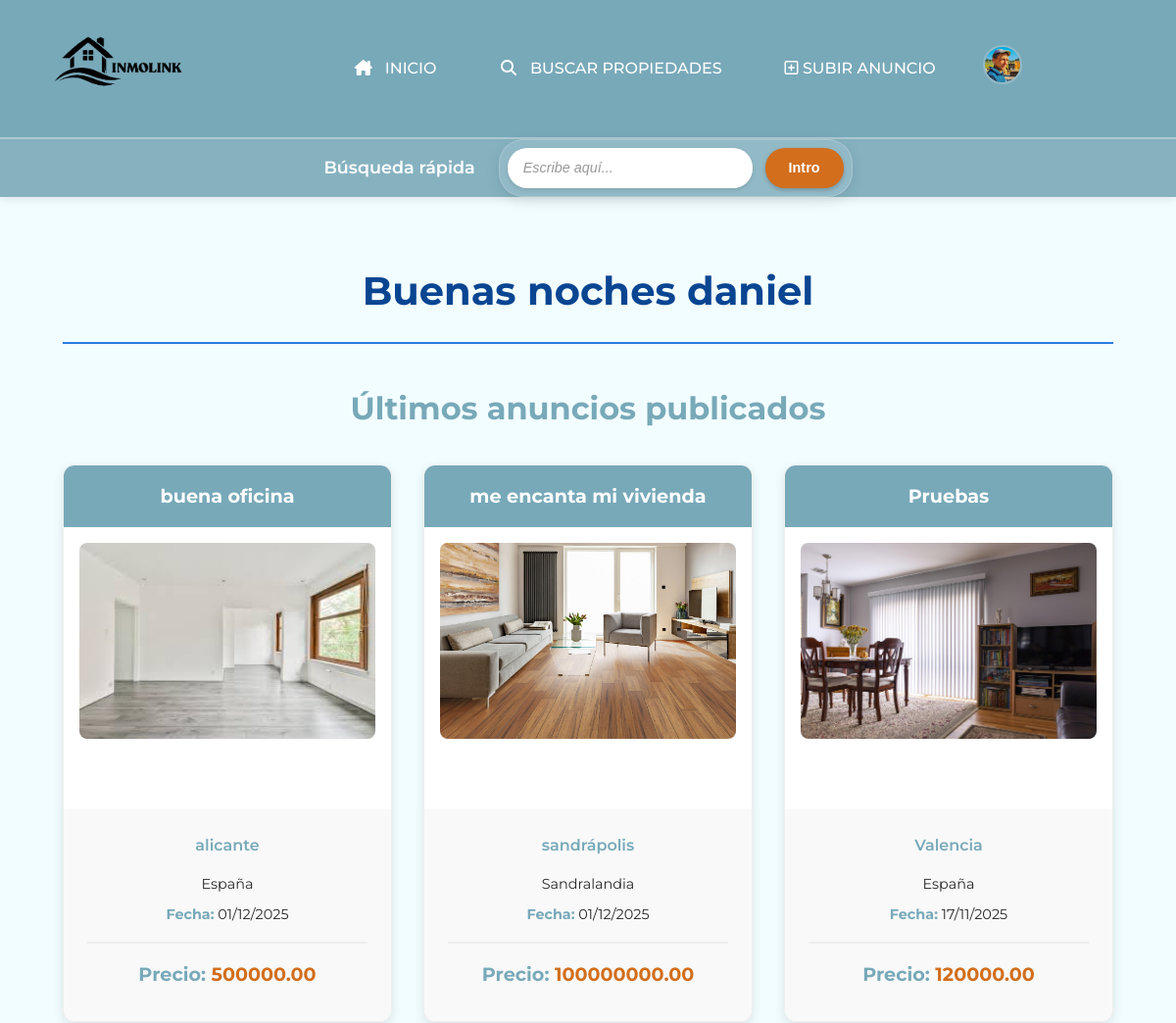
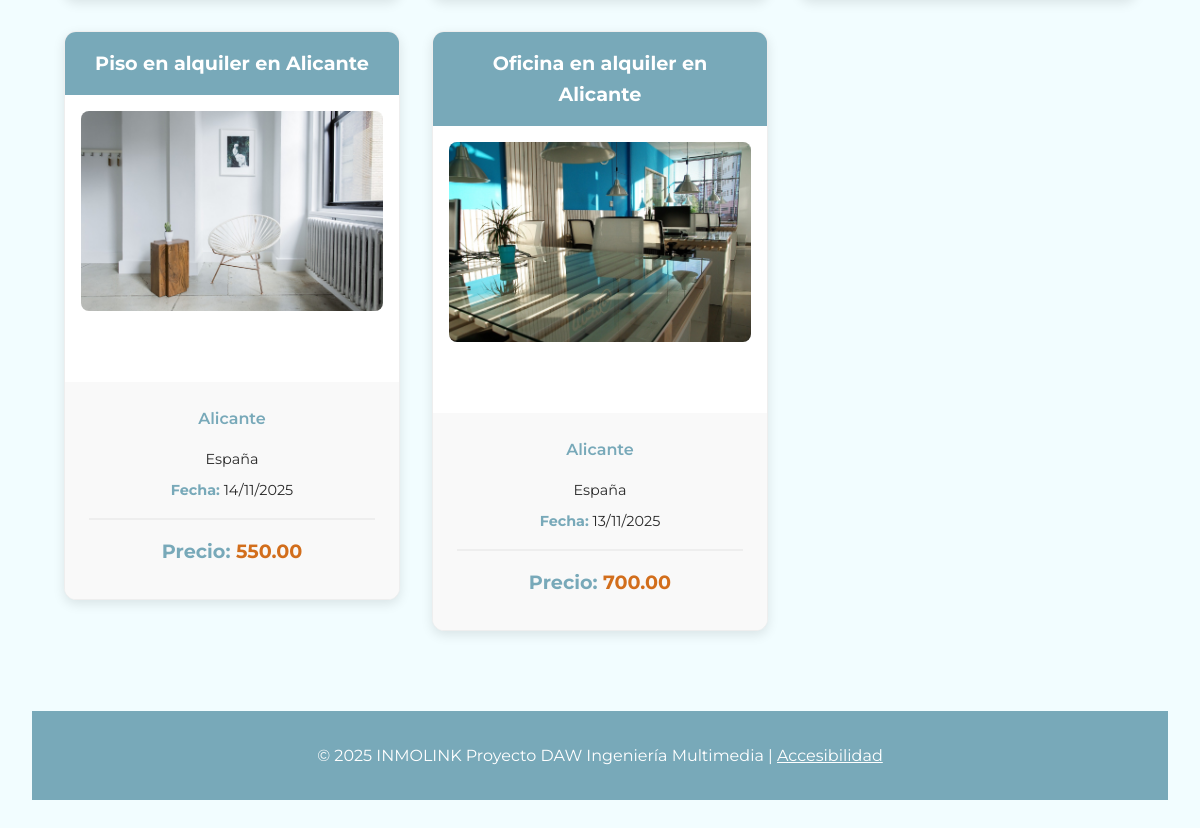
The page /index_user.php (signed in) on the database its author committed (2 pictures, top to bottom).
### tables this page shows
CREATE TABLE `anuncios` (
  `IdAnuncio` int(11) NOT NULL,
  `TAnuncio` smallint(5) UNSIGNED DEFAULT NULL,
  `TVivienda` smallint(5) UNSIGNED DEFAULT NULL,
  `FPrincipal` varchar(255) DEFAULT NULL,
  `Alternativo` varchar(255) NOT NULL,
  `Titulo` varchar(255) DEFAULT NULL,
  `Precio` decimal(12,2) DEFAULT NULL,
  `Texto` text DEFAULT NULL,
  `Ciudad` varchar(255) DEFAULT NULL,
  `Pais` int(11) DEFAULT NULL,
  `Superficie` decimal(10,2) DEFAULT NULL,
  `NHabitaciones` int(11) DEFAULT NULL,
  `NBanyos` int(11) DEFAULT NULL,
  `Planta` int(11) DEFAULT NULL,
  `Anyo` int(11) DEFAULT NULL,
  `FRegistro` datetime NOT NULL DEFAULT current_timestamp(),
  `Usuario` int(11) DEFAULT NULL
);

CREATE TABLE `paises` (
  `IdPais` int(11) NOT NULL,
  `NomPais` varchar(255) NOT NULL
);

### index_user.php (the view, shortened to what this page needs)
<?php
$hora = date('H');
$usuario = isset($_SESSION['usuario']) ? $_SESSION['usuario'] : 'usuario';
if ($hora >= 6 && $hora < 12) {
    $saludo = "Buenos días $usuario";
} elseif ($hora >= 12 && $hora < 16) {
    $saludo = "Hola $usuario";
} elseif ($hora >= 16 && $hora < 20) {
    $saludo = "Buenas tardes $usuario";
} else {
    $saludo = "Buenas noches $usuario";
}
require_once __DIR__ . '/includes/cabecera.php';
?>
<main>
<main>
    <section>
    <h1><?php echo htmlspecialchars($saludo, ENT_QUOTES, 'UTF-8'); ?></h1>
    <h2>Últimos anuncios publicados</h2>
    </section>
    <?php
    $db = get_db();
    $sql = "SELECT A.IdAnuncio, A.Titulo, A.FPrincipal, A.FRegistro, A.Ciudad, A.Precio, P.NomPais
            FROM anuncios A
            LEFT JOIN paises P ON A.Pais = P.IdPais
            ORDER BY A.FRegistro DESC
            LIMIT 5";
    $ultimos = [];
    try {
        $res = $db->query($sql);
        if ($res) { $ultimos = $res->fetch_all(MYSQLI_ASSOC); $res->free(); }
    } catch (Exception $e) {
        error_log('Error al obtener últimos anuncios (privado): ' . $e->getMessage());
    }
    ?>
    <?php if (empty($ultimos)): ?>
        <p>No hay anuncios para mostrar.</p>
    <?php else: ?>
    <ul>
    <?php foreach ($ultimos as $an):
        $img = !empty($an['FPrincipal']) ? htmlspecialchars($an['FPrincipal'], ENT_QUOTES, 'UTF-8') : 'img/noimage.png';
        $fecha = !empty($an['FRegistro']) ? date('d/m/Y', strtotime($an['FRegistro'])) : '';
    ?>
        <li>
        <article>
            <h3><?php echo htmlspecialchars($an['Titulo'], ENT_QUOTES, 'UTF-8'); ?></h3>
            <a href="detalle_anuncio.php?id=<?php echo (int)$an['IdAnuncio']; ?>">
                <img src="<?php echo $img; ?>" alt="<?php echo htmlspecialchars($an['Titulo'], ENT_QUOTES, 'UTF-8'); ?>" width="200">
            </a>
            <footer>
                <p><?php echo htmlspecialchars($an['Ciudad'], ENT_QUOTES, 'UTF-8'); ?></p>
                <p><?php echo htmlspecialchars($an['NomPais'], ENT_QUOTES, 'UTF-8'); ?></p>
                <p><strong>Fecha:</strong> <?php echo $fecha; ?></p>
                <p><strong>Precio:</strong> <?php echo htmlspecialchars($an['Precio'], ENT_QUOTES, 'UTF-8'); ?></p>
            </footer>
        </article>
        </li>
    <?php endforeach; ?>
    </ul>
    <?php endif; ?>
</main>
<?php require_once __DIR__ . '/includes/pie.php'; ?>

### css/inmolink.css (style rules this page uses)
main > ul { list-style: none; display: grid; grid-template-columns: repeat(auto-fit, minmax(280px, 1fr)); gap: 2rem; margin-top: 2rem; }
article { background-color: #fff; border-radius: 12px; box-shadow: 0 4px 12px rgba(0,0,0,0.1); overflow: hidden; transition: var(--transicion); border: 1px solid #eee; }
article h3 { background-color: var(--color-secundario); color: #fff; padding: 1rem; margin: 0; font-size: 1.2rem; text-align: center; }
article a { display: block; padding: 1rem; text-align: center; }
article img { width: 100%; height: 200px; object-fit: cover; border-radius: 8px; transition: var(--transicion); }
article footer { padding: 1.5rem; background-color: #f9f9f9; }
article footer p { margin-bottom: 0.5rem; font-size: 0.9rem; }
article footer p:first-child { font-size: 1rem; color: var(--color-secundario); font-weight: 600; margin-bottom: 1rem; }
article footer p strong { color: var(--color-secundario); }
article footer p:last-child { font-size: 1.2rem; font-weight: 700; color: var(--color-primario); text-align: center; margin-top: 1rem; padding-top: 1rem; border-top: 2px solid #eee; }
body { overflow-x: hidden; }

### css/noche.css (style rules this page uses)
html { filter: invert(1) hue-rotate(180deg); background-color: #111; }
img, video, iframe, svg { filter: invert(1) hue-rotate(180deg); }

### css/alto_contraste.css (style rules this page uses)
:root { --color-primario: #fead0a; --color-secundario: #004080; --color-acento: #ffea00; --color-texto: #000000; --color-fondo: #e6d257; --color-footer-bg: #002b5c; --color-footer-texto: #ffe62d; --color-mensaje-fondo: #f2f2f2; --color-mensaje-texto: #000000; --color-mensaje-borde: #000000; }

### css/texto_grande.css (style rules this page uses)
p, li, dd { margin-bottom: 0.8em; }
a { text-decoration: underline; text-underline-offset: 0.2em; text-decoration-thickness: 2px; }
:where(a, button, input, select, textarea, summary, [tabindex]) :focus-visible { outline: 3px solid var(--color-secundario); outline-offset: 3px; }
:where(a, button, input[type="button"], input[type="submit"], input[type="reset"], .boton-enlace) { min-height: 44px; min-width: 44px; }
article h3 { font-size: 1.4rem; }
article footer p { font-size: 1rem; }
main { padding: 2.2rem; }
main > ul { gap: 2.2rem; }

### css/texto_grande_dislexia.css (style rules this page uses)
body { font-family: 'OpenDyslexic', system-ui, -apple-system, Segoe UI, Roboto, Arial, sans-serif; line-height: 1.8; }

### css/variables.css (style rules this page uses)
:root { --color-primario: #d26e1c; --color-secundario: #78a9b9; --color-terciario: #39c1da; --color-texto: #2a2a2a; --color-fondo: #f2fdff; --color-footer-bg: #78a9b9; --color-footer-texto: #ffffff; --transicion: all 0.3s ease; --color-mensaje-fondo: #f9f9f9; --color-mensaje-texto: #333; --color-mensaje-borde: #d26e1c; }

### css/base.css (style rules this page uses)
* { box-sizing: border-box; margin: 0; padding: 0; }
body { font-family: 'Montserrat', sans-serif; background-color: var(--color-fondo); color: var(--color-texto); line-height: 1.6; }
a { text-decoration: none; color: inherit; }

### css/header_footer.css (style rules this page uses)
footer { background-color: var(--color-footer-bg); color: var(--color-footer-texto); text-align: center; padding: 2rem 0; margin-top: 3rem; }
footer p { margin: 0; }

### css/main.css (style rules this page uses)
main { padding: 2rem; max-width: 1200px; margin: 0 auto; }
main h1, main section h1 { color: #0a4592; font-size: 2.5em; font-weight: bold; text-align: center; border-bottom: 2px solid #2a7ae2; padding-bottom: 0.5em; margin-bottom: 1em; }
h2 { color: var(--color-secundario); font-size: 1.8rem; text-align: center; margin-bottom: 1.5rem; }
main section h2 { font-size: 2rem; }
main > ul { list-style: none; display: grid; grid-template-columns: repeat(auto-fit, minmax(280px, 1fr)); gap: 2rem; margin-top: 2rem; }
article { background-color: #fff; border-radius: 12px; box-shadow: 0 4px 12px rgba(0,0,0,0.1); overflow: hidden; transition: var(--transicion); border: 1px solid #eee; }
article h3 { background-color: var(--color-secundario); color: #fff; padding: 1rem; margin: 0; font-size: 1.2rem; text-align: center; }
article a { display: block; padding: 1rem; text-align: center; }
article img { width: 100%; height: 200px; object-fit: cover; border-radius: 8px; transition: var(--transicion); }
article footer { padding: 1.5rem; background-color: #f9f9f9; }
article footer p { margin-bottom: 0.5rem; font-size: 0.9rem; color: var(--color-texto); }
article footer p:first-child { font-size: 1rem; color: var(--color-secundario); font-weight: 600; margin-bottom: 1rem; }
article footer p strong { color: var(--color-secundario); }
article footer p:last-child { font-size: 1.2rem; font-weight: 700; color: var(--color-primario); text-align: center; margin-top: 1rem; padding-top: 1rem; border-top: 2px solid #eee; }

### rows shown on the page
anuncios: Titulo "buena oficina", FPrincipal (picture), Ciudad "alicante", Pais.NomPais "España", FRegistro "01/12/2025", Precio "500000.00"
anuncios: Titulo "me encanta mi vivienda", FPrincipal (picture), Ciudad "sandrápolis", Pais.NomPais "Sandralandia", FRegistro "01/12/2025", Precio "100000000.00"
anuncios: Titulo "Pruebas", FPrincipal (picture), Ciudad "Valencia", Pais.NomPais "España", FRegistro "17/11/2025", Precio "120000.00"
anuncios: Titulo "Piso en alquiler en Alicante", FPrincipal (picture), Ciudad "Alicante", Pais.NomPais "España", FRegistro "14/11/2025", Precio "550.00"
anuncios: Titulo "Oficina en alquiler en Alicante", FPrincipal (picture), Ciudad "Alicante", Pais.NomPais "España", FRegistro "13/11/2025", Precio "700.00"

### other values the page prints
$saludo "Buenas noches daniel"
